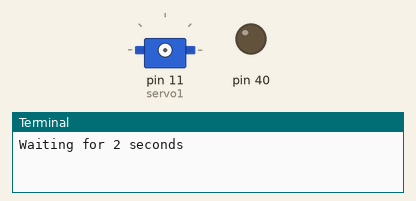
The program below on a simulated Raspberry Pi (header pin numbers). Parts: servo, output pins drawn as LEDs (lit = HIGH), the last lines printed to the terminal. Servo angles are drawn from the pulse width (0.5 ms = 0°, 2.5 ms = 180°). At 17.5 s the program stops and its outputs stay as they are.

Above: at 0.1 s.
At 6.1 s:
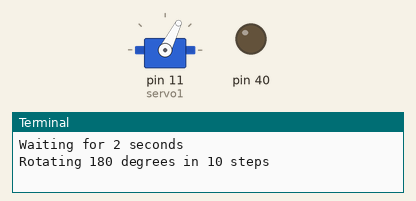
At 12.1 s:
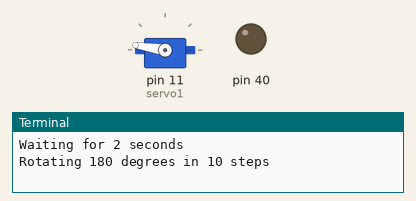
At 15.1 s:
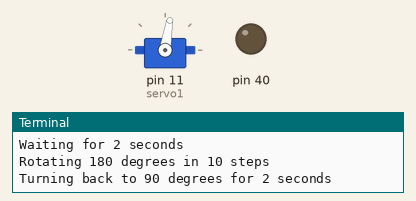
Timing chart, 0 to 18.5 s (numbered marks = the images above):
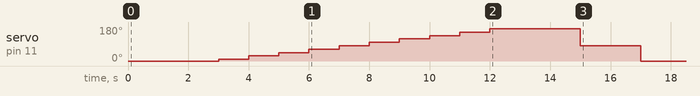

Measured:
- by itself, servo on pin 11 (servo1): rises from 0° to 171° in 9.0 s, then falls to 0° in 5.0 s

The program:

servo_testing.py
```python
# Import libraries
import RPi.GPIO as GPIO
import time

# Set GPIO numbering mode
GPIO.setmode(GPIO.BOARD)

# Turn on servo relay
GPIO.setup(40, GPIO.OUT)
GPIO.output(40, GPIO.LOW)

# Set pin 11 as an output, and set servo1 as pin 11 as PWM
GPIO.setup(11,GPIO.OUT)
servo1 = GPIO.PWM(11,50) # Note 11 is pin, 50 = 50Hz pulse

#start PWM running, but with value of 0 (pulse off)
servo1.start(0)
print ("Waiting for 2 seconds")
time.sleep(2)

#Let's move the servo!
print ("Rotating 180 degrees in 10 steps")

# Define variable duty
duty = 2

# Loop for duty values from 2 to 12 (0 to 180 degrees)
while duty <= 12:
    servo1.ChangeDutyCycle(duty)
    time.sleep(1)
    duty = duty + 1

# Wait a couple of seconds
time.sleep(2)

# Turn back to 90 degrees
print ("Turning back to 90 degrees for 2 seconds")
servo1.ChangeDutyCycle(7)
time.sleep(2)

#turn back to 0 degrees
print ("Turning back to 0 degrees")
servo1.ChangeDutyCycle(2)
time.sleep(0.5)
servo1.ChangeDutyCycle(0)

#Clean things up at the end
servo1.stop()
GPIO.output(40, GPIO.HIGH)
GPIO.cleanup()
print ("Goodbye")
```
